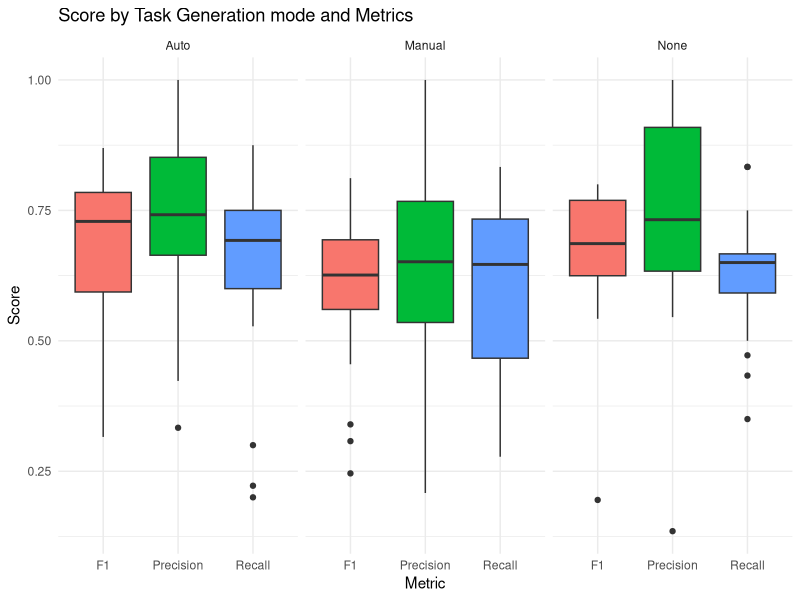
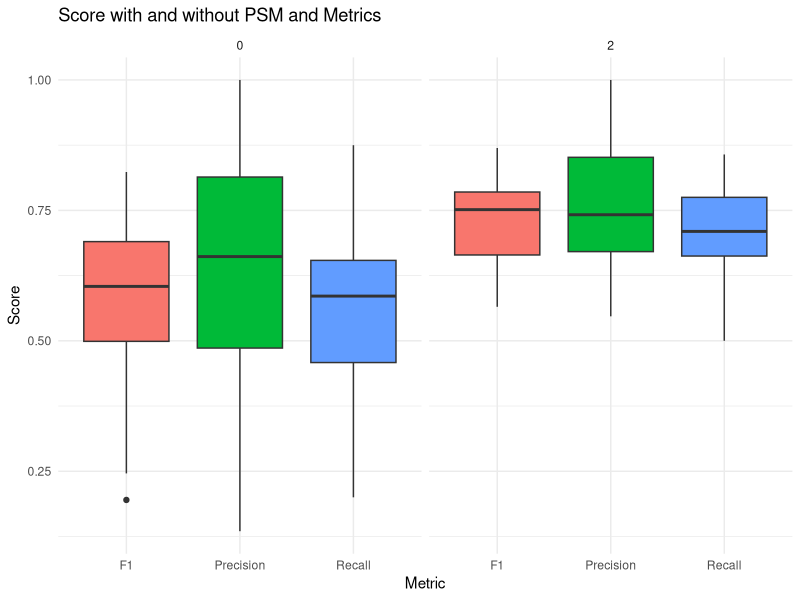
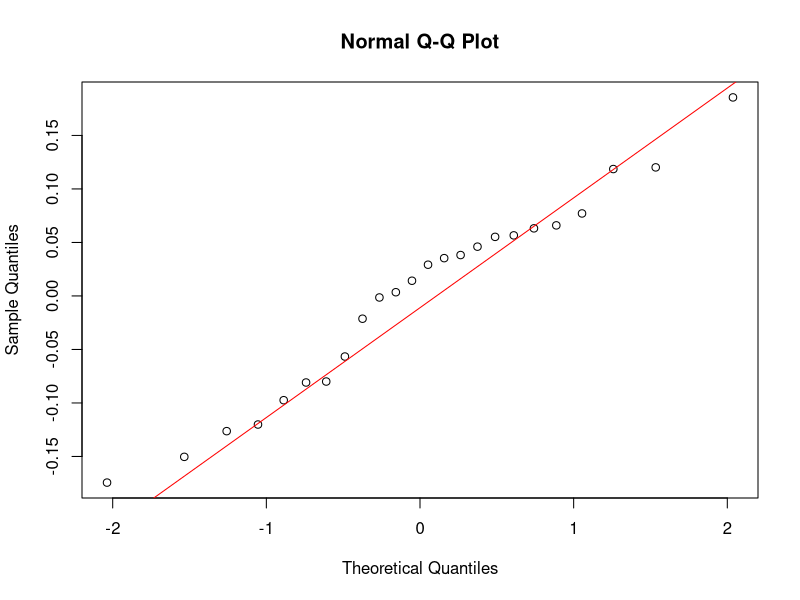
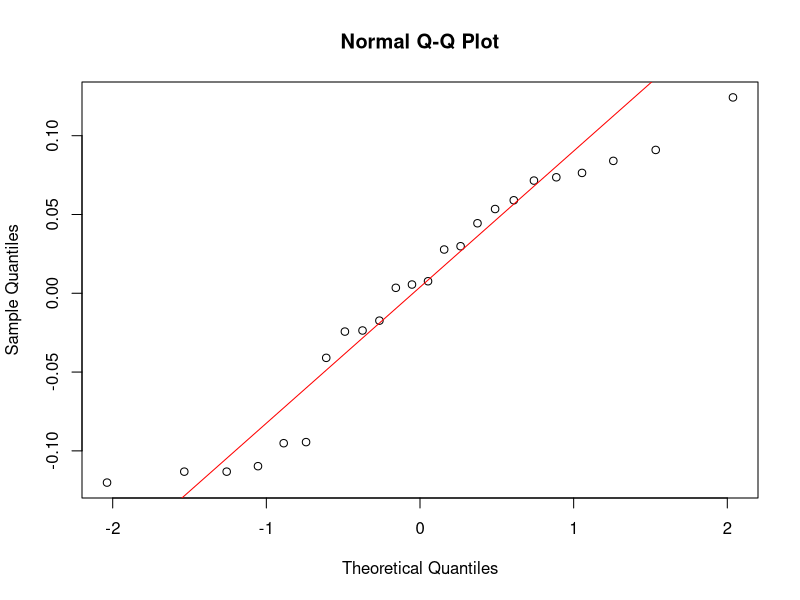
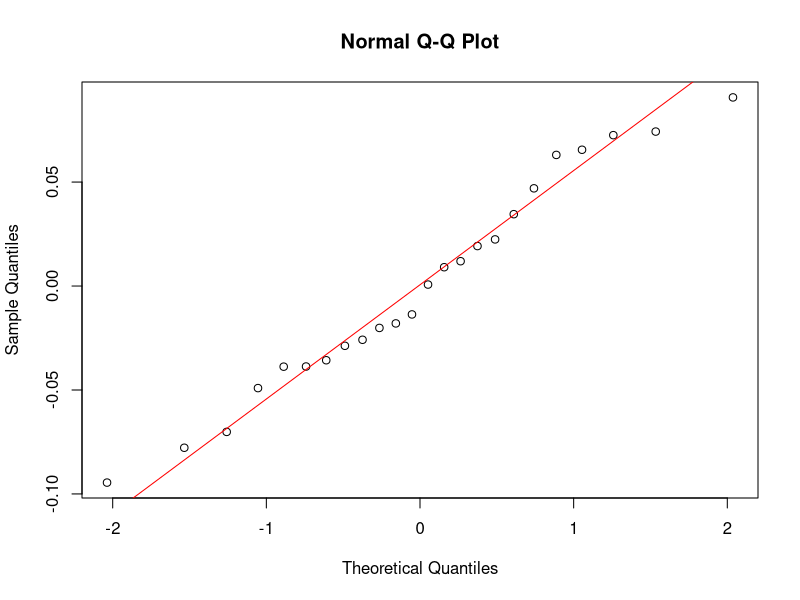
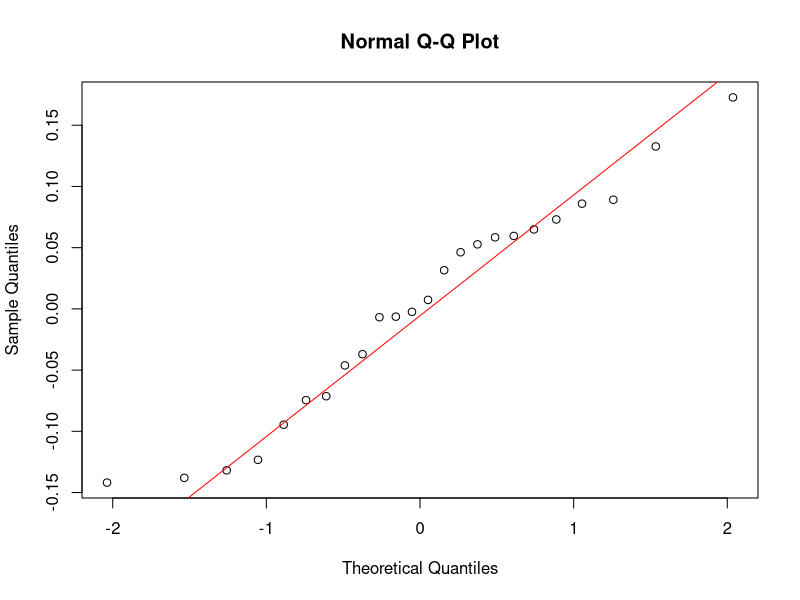
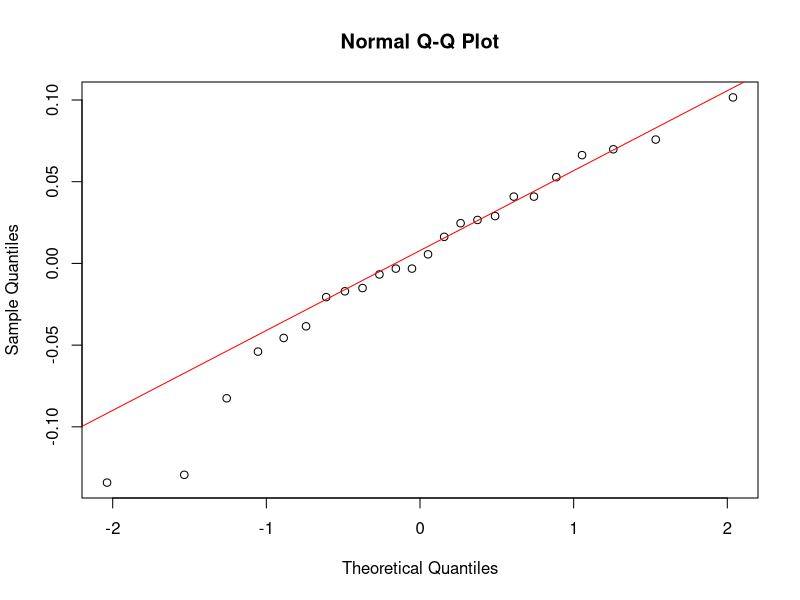
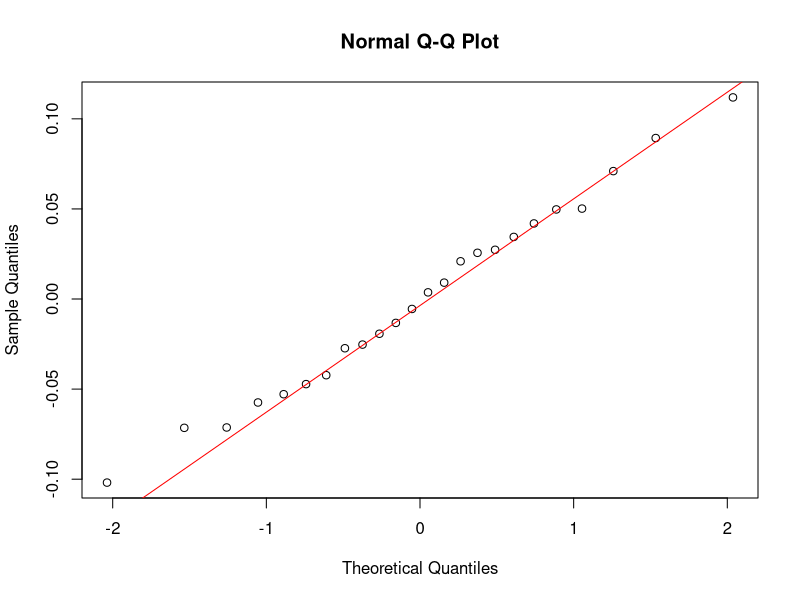

Reproduce these figures in R, in order.
## ---- chunk 1
library(readxl)
library(dplyr)
library(tidyr)
library(lme4)
library(lmerTest)
## ---- chunk 2
df_long <- read_excel('IFT6253LLMAssistantEvaluation.xlsx', skip=1, sheet = "TaskGen_PSM")

colnames(df_long)[3] <- "Shot_Example"

colnames(df_long)[7] <- "Class_Precision"
colnames(df_long)[8] <- "Class_Recall"
colnames(df_long)[9] <- "Class_F1"

colnames(df_long)[10] <- "Attr_Precision"
colnames(df_long)[11] <- "Attr_Recall"
colnames(df_long)[12] <- "Attr_F1"

colnames(df_long)[13] <- "Rel_Precision"
colnames(df_long)[14] <- "Rel_Recall"
colnames(df_long)[15] <- "Rel_F1"

df_long$Combination <- factor(df_long$Combination)
df_long$Shot_Example <- factor(df_long$Shot_Example)
df_long$DSL2Gen <- factor(df_long$DSL2Gen)
df_long$TaskGenMethod <- factor(df_long$TaskGenMethod)
df_long$PSM <- factor(df_long$PSM)

head(df_long)
## ---- chunk 3
df_long <- df_long %>%
  pivot_longer(
    cols = colnames(df_long)[7:15], # Select relevant columns
    names_to = c("ElementType", ".value"),
    names_sep = "_"
  )

head(df_long)
## ---- chunk 4
library(ggplot2)

df <- df_long %>%
  pivot_longer(cols = c(Precision, Recall, F1),
               names_to = "Metric",
               values_to = "Score")
head(df)

ggplot(df, aes(x = Metric, y = Score, fill = Metric)) +
  geom_boxplot() +
  facet_wrap(~TaskGenMethod) +
  labs(title = "Score by Task Generation mode and Metrics") +
  theme_minimal() +
  theme(legend.position = "none")
ggplot(df, aes(x = Metric, y = Score, fill = Metric)) +
  geom_boxplot() +
  facet_wrap(~PSM) +
  labs(title = "Score with and without PSM and Metrics") +
  theme_minimal() +
  theme(legend.position = "none")
## ---- chunk 5
library(lme4)
library(lmerTest)
library(car)
library(emmeans)

df <- df_long[df_long$ElementType == "Class", ]
head(df)

class_precision <- lm(Precision ~ TaskGenMethod * PSM + DSL2Gen + Shot_Example, data = df)
summary(class_precision)
print("----------------------")

qqnorm(residuals(class_precision))
qqline(residuals(class_precision),col="red")

leveneTest(residuals(class_precision) ~ TaskGenMethod * PSM, data=df)
print("----------------------")

print("TaskGenMethod")
emmeans(class_precision, pairwise ~ TaskGenMethod)
print("PSM")
emmeans(class_precision, pairwise ~ PSM)
print("TaskGenMethod | PSM")
emmeans(class_precision, pairwise ~ TaskGenMethod | PSM)
## ---- chunk 6
df <- df_long[df_long$ElementType == "Class", ]
head(df)

class_recall <- lm(Recall ~ TaskGenMethod * PSM + DSL2Gen + Shot_Example, data = df)
summary(class_recall)
print("----------------------")

qqnorm(residuals(class_recall))
qqline(residuals(class_recall),col="red")

leveneTest(residuals(class_recall) ~ TaskGenMethod * PSM , data=df)
print("----------------------")

print("TaskGenMethod")
emmeans(class_recall, pairwise ~ TaskGenMethod)
print("PSM")
emmeans(class_recall, pairwise ~ PSM)
print("TaskGenMethod | PSM")
emmeans(class_recall, pairwise ~ TaskGenMethod | PSM)
## ---- chunk 7
df <- df_long[df_long$ElementType == "Class", ]
head(df)

class_f1 <- lm(F1 ~ TaskGenMethod * PSM + DSL2Gen + Shot_Example, data = df)
summary(class_f1)
print("----------------------")

qqnorm(residuals(class_f1))
qqline(residuals(class_f1),col="red")

leveneTest(residuals(class_f1) ~ TaskGenMethod * PSM , data=df)
print("----------------------")

print("TaskGenMethod")
emmeans(class_f1, pairwise ~ TaskGenMethod)
print("PSM")
emmeans(class_f1, pairwise ~ PSM)
print("TaskGenMethod | PSM")
emmeans(class_f1, pairwise ~ TaskGenMethod | PSM)
## ---- chunk 8
df <- df_long[df_long$ElementType == "Attr", ]
head(df)

attr_precision <- lm(Precision ~ TaskGenMethod * PSM + DSL2Gen + Shot_Example, data = df)
summary(attr_precision)
print("----------------------")

qqnorm(residuals(attr_precision))
qqline(residuals(attr_precision),col="red")

leveneTest(residuals(attr_precision) ~ TaskGenMethod * PSM, data=df)
print("----------------------")

print("TaskGenMethod")
emmeans(attr_precision, pairwise ~ TaskGenMethod)
print("PSM")
emmeans(attr_precision, pairwise ~ PSM)
print("TaskGenMethod | PSM")
emmeans(attr_precision, pairwise ~ TaskGenMethod | PSM)
## ---- chunk 9
library(emmeans)

df <- df_long[df_long$ElementType == "Attr", ]
head(df)

attr_recall <- lm(Recall ~ TaskGenMethod * PSM + DSL2Gen + Shot_Example, data = df)
summary(attr_recall)
print("----------------------")

qqnorm(residuals(attr_recall))
qqline(residuals(attr_recall),col="red")

leveneTest(residuals(attr_recall) ~ TaskGenMethod * PSM, data=df)
print("----------------------")

print("TaskGenMethod")
emmeans(attr_recall, pairwise ~ TaskGenMethod)
print("PSM")
emmeans(attr_recall, pairwise ~ PSM)
print("TaskGenMethod | PSM")
emmeans(attr_recall, pairwise ~ TaskGenMethod | PSM)
## ---- chunk 10
library(emmeans)

df <- df_long[df_long$ElementType == "Attr", ]
head(df)

attr_f1 <- lm(F1 ~ TaskGenMethod * PSM + DSL2Gen + Shot_Example, data = df)
summary(attr_f1)
print("----------------------")

qqnorm(residuals(attr_f1))
qqline(residuals(attr_f1),col="red")

leveneTest(residuals(attr_f1) ~ TaskGenMethod * PSM, data=df)
print("----------------------")

print("TaskGenMethod")
emmeans(attr_f1, pairwise ~ TaskGenMethod)
print("PSM")
emmeans(attr_f1, pairwise ~ PSM)
print("TaskGenMethod | PSM")
emmeans(attr_f1, pairwise ~ TaskGenMethod | PSM)
## ---- chunk 11
df <- df_long[df_long$ElementType == "Rel", ]
head(df)

rel_precision <- lm(Precision ~ TaskGenMethod * PSM + DSL2Gen + Shot_Example, data = df)
summary(rel_precision)
print("----------------------")

qqnorm(residuals(rel_precision))
qqline(residuals(rel_precision),col="red")

leveneTest(residuals(rel_precision) ~ TaskGenMethod * PSM, data=df)
print("----------------------")

print("TaskGenMethod")
emmeans(rel_precision, pairwise ~ TaskGenMethod)
print("PSM")
emmeans(rel_precision, pairwise ~ PSM)
print("TaskGenMethod | PSM")
emmeans(rel_precision, pairwise ~ TaskGenMethod | PSM)
## ---- chunk 12
df <- df_long[df_long$ElementType == "Rel", ]
head(df)

rel_recall <- lm(Recall ~ TaskGenMethod * PSM + DSL2Gen + Shot_Example, data = df)
summary(rel_recall)
print("----------------------")

qqnorm(residuals(rel_recall))
qqline(residuals(rel_recall),col="red")

leveneTest(residuals(rel_recall) ~ TaskGenMethod * PSM, data=df)
print("----------------------")

print("TaskGenMethod")
emmeans(rel_recall, pairwise ~ TaskGenMethod)
print("PSM")
emmeans(rel_recall, pairwise ~ PSM)
print("TaskGenMethod | PSM")
emmeans(rel_recall, pairwise ~ TaskGenMethod | PSM)
## ---- chunk 13
df <- df_long[df_long$ElementType == "Rel", ]
head(df)

rel_f1 <- lm(F1 ~ TaskGenMethod * PSM + DSL2Gen + Shot_Example, data = df)
summary(rel_f1)
print("----------------------")

qqnorm(residuals(rel_f1))
qqline(residuals(rel_f1),col="red")

leveneTest(residuals(rel_f1) ~ TaskGenMethod * PSM, data=df)
print("----------------------")

print("TaskGenMethod")
emmeans(rel_f1, pairwise ~ TaskGenMethod)
print("PSM")
emmeans(rel_f1, pairwise ~ PSM)
print("TaskGenMethod | PSM")
emmeans(rel_f1, pairwise ~ TaskGenMethod | PSM)
## ---- chunk 14
df_long <- read_excel('IFT6253LLMAssistantEvaluation.xlsx', skip=1, sheet = "PSM")

colnames(df_long)[3] <- "Shot_Example"

colnames(df_long)[6] <- "Class_Precision"
colnames(df_long)[7] <- "Class_Recall"
colnames(df_long)[8] <- "Class_F1"

colnames(df_long)[9] <- "Attr_Precision"
colnames(df_long)[10] <- "Attr_Recall"
colnames(df_long)[11] <- "Attr_F1"

colnames(df_long)[12] <- "Rel_Precision"
colnames(df_long)[13] <- "Rel_Recall"
colnames(df_long)[14] <- "Rel_F1"

df_long$Combination <- factor(df_long$Combination)
df_long$Shot_Example <- factor(df_long$Shot_Example)
df_long$DSL2Gen <- factor(df_long$DSL2Gen)
df_long$PSM <- factor(df_long$PSM)

head(df_long)
## ---- chunk 15
df_long <- df_long %>%
  pivot_longer(
    cols = colnames(df_long)[6:14], # Select relevant columns
    names_to = c("ElementType", ".value"),
    names_sep = "_"
  )

head(df_long)
## ---- chunk 16
library(ggplot2)

df <- df_long %>%
  pivot_longer(cols = c(Precision, Recall, F1),
               names_to = "Metric",
               values_to = "Score")
head(df)

ggplot(df, aes(x = Metric, y = Score, fill = Metric)) +
  geom_boxplot() +
  facet_wrap(~PSM, nrow=1) +
  labs(title = "Score with and without PSM and Metrics") +
  theme_minimal() +
  theme(legend.position = "none")
## ---- chunk 17
library(lme4)
library(lmerTest)
library(car)
library(emmeans)

df <- df_long[df_long$ElementType == "Class", ]
head(df)

class_precision <- lm(Precision ~ PSM + DSL2Gen + Shot_Example, data = df)
summary(class_precision)
print("----------------------")

qqnorm(residuals(class_precision))
qqline(residuals(class_precision),col="red")

leveneTest(residuals(class_precision) ~ PSM, data=df)
print("----------------------")

print("PSM")
emmeans_results <- emmeans(class_precision, pairwise ~ PSM)
emmeans_results$emmeans
contrast_results <- contrast(emmeans_results, method = "trt.vs.ctrl", ref = 1)
summary(contrast_results)
## ---- chunk 18
library(lme4)
library(lmerTest)
library(car)
library(emmeans)

df <- df_long[df_long$ElementType == "Class", ]
head(df)

class_recall <- lm(Recall ~ PSM + DSL2Gen + Shot_Example, data = df)
summary(class_recall)
print("----------------------")

qqnorm(residuals(class_recall))
qqline(residuals(class_recall),col="red")

leveneTest(residuals(class_recall) ~ PSM, data=df)
print("----------------------")

print("PSM")
emmeans_results <- emmeans(class_recall, pairwise ~ PSM)
emmeans_results$emmeans
contrast_results <- contrast(emmeans_results, method = "trt.vs.ctrl", ref = 1)
summary(contrast_results)
## ---- chunk 19
library(lme4)
library(lmerTest)
library(car)
library(emmeans)

df <- df_long[df_long$ElementType == "Class", ]
head(df)

class_f1 <- lm(F1 ~ PSM + DSL2Gen + Shot_Example, data = df)
summary(class_f1)
print("----------------------")

qqnorm(residuals(class_f1))
qqline(residuals(class_f1),col="red")

leveneTest(residuals(class_f1) ~ PSM, data=df)
print("----------------------")

print("PSM")
emmeans_results <- emmeans(class_f1, pairwise ~ PSM)
emmeans_results$emmeans
contrast_results <- contrast(emmeans_results, method = "trt.vs.ctrl", ref = 1)
summary(contrast_results)

print("DSL2Gen ")
emmeans(class_f1, pairwise ~ DSL2Gen)$contrast
## ---- chunk 20
library(lme4)
library(lmerTest)
library(car)
library(emmeans)

df <- df_long[df_long$ElementType == "Attr", ]
head(df)

attr_precision <- lm(Precision ~ PSM + DSL2Gen + Shot_Example, data = df)
summary(attr_precision)
print("----------------------")

qqnorm(residuals(attr_precision))
qqline(residuals(attr_precision),col="red")

leveneTest(residuals(attr_precision) ~ PSM, data=df)
print("----------------------")

print("PSM")
emmeans_results <- emmeans(attr_precision, pairwise ~ PSM)
emmeans_results$emmeans
contrast_results <- contrast(emmeans_results, method = "trt.vs.ctrl", ref = 1)
summary(contrast_results)
## ---- chunk 21
library(lme4)
library(lmerTest)
library(car)
library(emmeans)

df <- df_long[df_long$ElementType == "Attr", ]
head(df)

attr_recall <- lm(Recall ~ PSM + DSL2Gen + Shot_Example, data = df)
summary(attr_recall)
print("----------------------")

qqnorm(residuals(attr_recall))
qqline(residuals(attr_recall),col="red")

leveneTest(residuals(attr_recall) ~ PSM, data=df)
print("----------------------")

print("PSM")
emmeans_results <- emmeans(attr_recall, pairwise ~ PSM)
emmeans_results$emmeans
contrast_results <- contrast(emmeans_results, method = "trt.vs.ctrl", ref = 1)
summary(contrast_results)
## ---- chunk 22
library(lme4)
library(lmerTest)
library(car)
library(emmeans)

df <- df_long[df_long$ElementType == "Attr", ]
head(df)

attr_f1 <- lm(F1 ~ PSM + DSL2Gen + Shot_Example, data = df)
summary(attr_f1)
print("----------------------")

qqnorm(residuals(attr_f1))
qqline(residuals(attr_f1),col="red")

leveneTest(residuals(attr_f1) ~ PSM, data=df)
print("----------------------")

print("PSM")
emmeans_results <- emmeans(attr_f1, pairwise ~ PSM)
emmeans_results$emmeans
contrast_results <- contrast(emmeans_results, method = "trt.vs.ctrl", ref = 1)
summary(contrast_results)
## ---- chunk 23
library(lme4)
library(lmerTest)
library(car)
library(emmeans)

df <- df_long[df_long$ElementType == "Rel", ]
head(df)

rel_precision <- lm(Precision ~ PSM + DSL2Gen + Shot_Example, data = df)
summary(rel_precision)
print("----------------------")

qqnorm(residuals(rel_precision))
qqline(residuals(rel_precision),col="red")

leveneTest(residuals(rel_precision) ~ PSM, data=df)
print("----------------------")

print("PSM")
emmeans_results <- emmeans(rel_precision, pairwise ~ PSM)
emmeans_results$emmeans
contrast_results <- contrast(emmeans_results, method = "trt.vs.ctrl", ref = 1)
summary(contrast_results)
## ---- chunk 24
library(lme4)
library(lmerTest)
library(car)
library(emmeans)

df <- df_long[df_long$ElementType == "Rel", ]
head(df)

rel_recall <- lm(Recall ~ PSM + DSL2Gen + Shot_Example, data = df)
summary(rel_recall)
print("----------------------")

qqnorm(residuals(rel_recall))
qqline(residuals(rel_recall),col="red")

leveneTest(residuals(rel_recall) ~ PSM, data=df)
print("----------------------")

print("PSM")
emmeans_results <- emmeans(rel_recall, pairwise ~ PSM)
emmeans_results$emmeans
contrast_results <- contrast(emmeans_results, method = "trt.vs.ctrl", ref = 1)
summary(contrast_results)
## ---- chunk 25
library(lme4)
library(lmerTest)
library(car)
library(emmeans)

df <- df_long[df_long$ElementType == "Rel", ]
head(df)

rel_f1 <- lm(F1 ~ PSM + DSL2Gen + Shot_Example, data = df)
summary(rel_f1)
print("----------------------")

qqnorm(residuals(rel_f1))
qqline(residuals(rel_f1),col="red")

leveneTest(residuals(rel_f1) ~ PSM, data=df)
print("----------------------")

print("PSM")
emmeans_results <- emmeans(rel_f1, pairwise ~ PSM)
emmeans_results$emmeans
contrast_results <- contrast(emmeans_results, method = "trt.vs.ctrl", ref = 1)
summary(contrast_results)
## ---- chunk 26
library(dplyr)
library(tidyr)
library(ggplot2)

df <- data.frame(
    Completeness_Ratio = c("40%", "33%", "25%", "0"),
    Class_Precision = c(0.93, 0.89, 0.89, 0.82),
    Class_Recall = c(0.88, 0.77, 0.73, 0.69),
    Class_F1 = c(0.90, 0.82, 0.79, 0.72),
    Attribute_Precision = c(0.84, 0.87, 0.86, 0.80),
    Attribute_Recall = c(0.81, 0.65, 0.55, 0.59),
    Attribute_F1 = c(0.82, 0.74, 0.67, 0.67),
    Relationship_Precision = c(0.84, 0.74, 0.79, 0.51),
    Relationship_Recall = c(0.75, 0.68, 0.62, 0.50),
    Relationship_F1 = c(0.79, 0.71, 0.69, 0.49)
)

df <- df %>%
  pivot_longer(
    cols = colnames(df)[2:10], # Select relevant columns
    names_to = c("ElementType", ".value"),
    names_sep = "_"
  )

df <- gather(df, key = "Metric", value = "Value", Precision, Recall, F1)

ggplot(df, aes(x = Completeness_Ratio, y = Value, color = Metric, group = Metric)) +
    geom_line(size = 1) +  # Add lines
    geom_point()+
    scale_y_continuous(limits = c(0, 1)) +
    facet_wrap(~ ElementType, scales = "free_y") +
    theme_minimal() +      # Apply a minimal theme
    labs(
        title = "ElementType scores across level of Completeness in the PSM",
        x = "Completeness of the PSM ratio",
        y = "F1 Score",
        color = "ElementType"
    )
## ---- chunk 27
library(dplyr)
library(tidyr)
library(ggplot2)

df <- data.frame(
    Completeness_Ratio = c("40%", "33%", "25%"),
    Class_Precision = c(0.11, 0.07, 0.07),
    Class_Recall = c(0.19, 0.08, 0.04),
    Class_F1 = c(0.18, 0.10, 0.07),
    Attribute_Precision = c(0.04, 0.07, 0.06),
    Attribute_Recall = c(0.22, 0.06, -0.04),
    Attribute_F1 = c(0.15, 0.07, 0),
    Relationship_Precision = c(0.33, 0.23, 0.28),
    Relationship_Recall = c(0.25, 0.18, 0.12),
    Relationship_F1 = c(0.30, 0.21, 0.20)
)

df <- df %>%
  pivot_longer(
    cols = colnames(df)[2:10], # Select relevant columns
    names_to = c("ElementType", ".value"),
    names_sep = "_"
  )

df <- gather(df, key = "Metric", value = "Value", Precision, Recall, F1)

ggplot(df, aes(x = Completeness_Ratio, y = Value, color = Metric, group = Metric)) +
    geom_line(size = 1) +  # Add lines
    geom_point()+
    facet_wrap(~ ElementType, scales = "free_y") +
    theme_minimal() +      # Apply a minimal theme
    labs(
        title = "Class, Attribute across level of Completeness in the PSM",
        x = "Completeness of the PSM ratio",
        color = "ElementType"
    )
## ---- chunk 28
library(dplyr)
library(tidyr)
library(ggplot2)

gradient_df <- data.frame(
    Completeness_Ratio = c("40%", "33%", "25%"),
    Class_Precision = c(0.04, 0, 0.07),
    Class_Recall = c(0.11, 0.04, 0.04),
    Class_F1 = c(0.08, 0.03, 0.07),
    Attribute_Precision = c(-0.03, 0.01, 0.06),
    Attribute_Recall = c(0.16, 0.10, -0.04),
    Attribute_F1 = c(0.11, 0.07, 0),
    Relationship_Precision = c(0.1, -0.05, 0.28),
    Relationship_Recall = c(0.07, 0.06, 0.12),
    Relationship_F1 = c(0.08, 0.02, 0.2)
)

gradient_df <- gradient_df %>%
  pivot_longer(
    cols = colnames(gradient_df)[2:10], # Select relevant columns
    names_to = c("ElementType", ".value"),
    names_sep = "_"
  )

gradient_df <- gather(gradient_df, key = "Metric", value = "Value", Precision, Recall, F1)

ggplot(gradient_df, aes(x = Completeness_Ratio, y = Value, color = Metric, group = Metric)) +
    geom_line(size = 1) +  # Add lines
    geom_point()+
    facet_wrap(~ ElementType) +
    theme_minimal() +      # Apply a minimal theme
    labs(
        title = "Metrics increase across level of Completeness in the PSM",
        x = "Completeness of the PSM ratio",
        y = "Score",
        color = "ElementType"
    )
